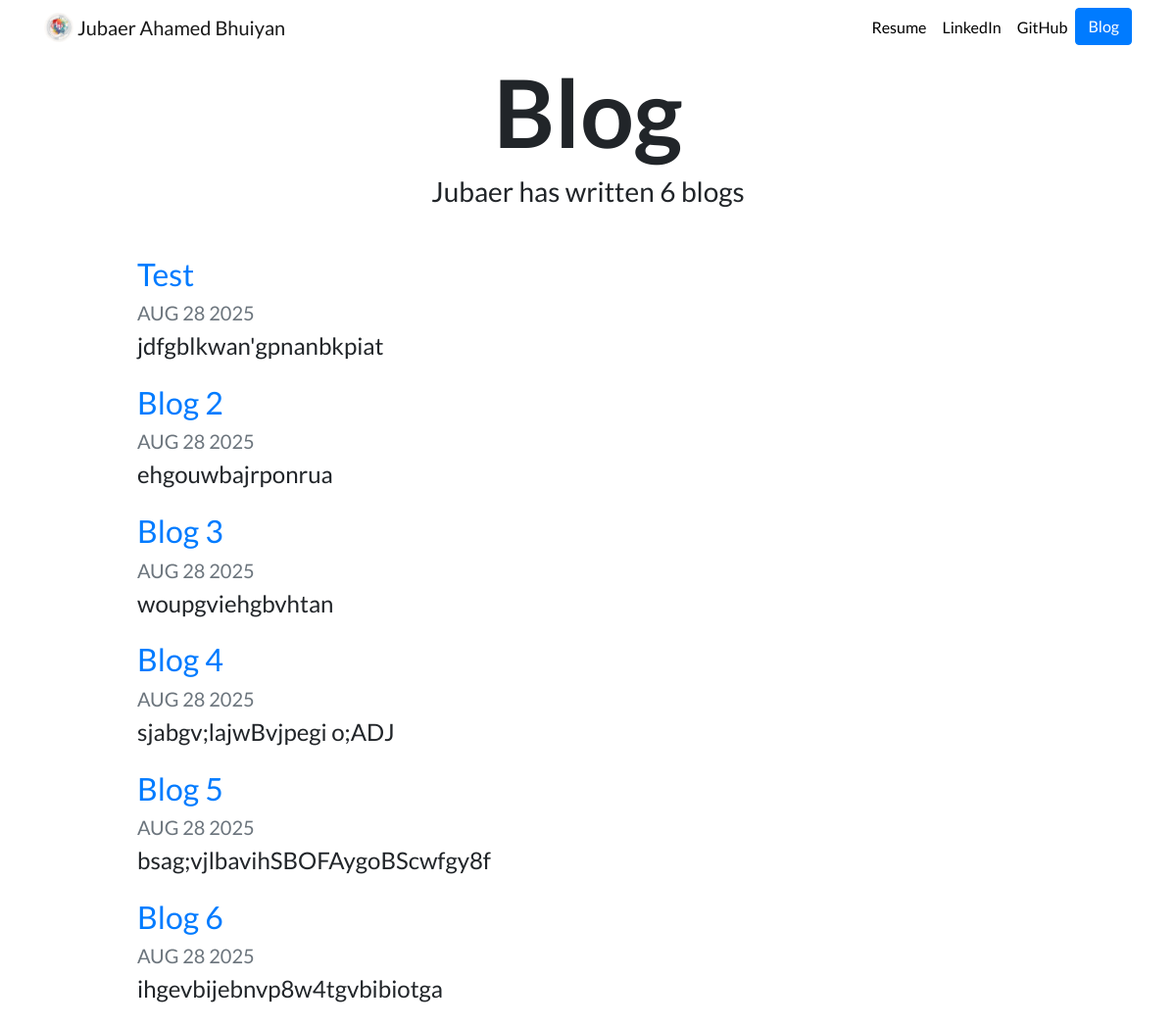
The page /blog/ on the database as committed earlier.
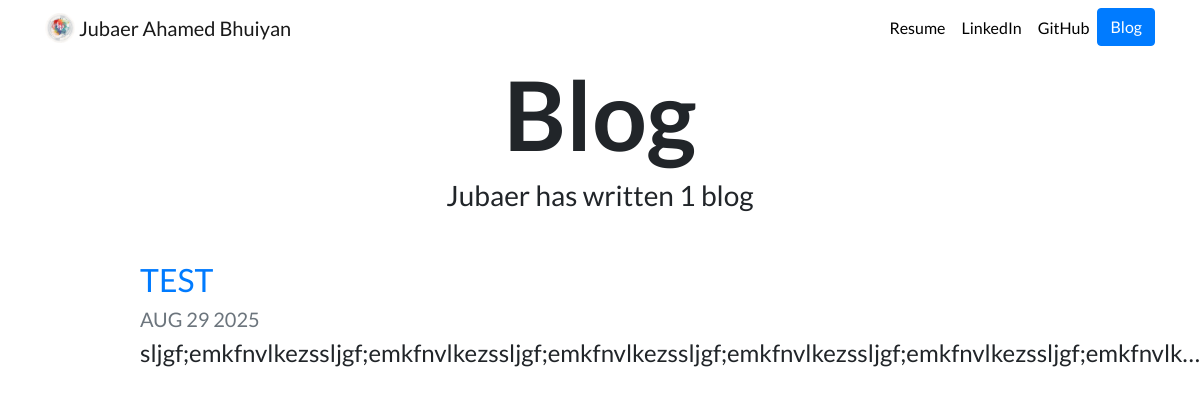
The same page on the database as committed later.
### blog/models.py (models this page shows, shortened)
class Blog(models.Model):
    title = models.CharField(max_length=200)
    content = models.TextField()
    published_date = models.DateField()

### blog/views.py (the view)
# urls.py: path('', views.allBlogs, name='allBlogs'),
def allBlogs(request):
    Blogs = Blog.objects.order_by('-published_date')
    return render(request, 'blog/allBlogs.html', {'blogs': Blogs})

### blog/templates/blog/allBlogs.html
{% extends 'portfolio/base.html' %}
{% load static %}
{% block content %}
<h1 id="blogtitle" class="font-weight-bold text-center">Blog</h1>
<h3 class="text-center mb-5">Jubaer has written {{ blogs.count }} blog{{ blogs.count|pluralize }}</h3>
{% for blog in blogs %}
<div class="row justify-content-center my-3">
  <div class="col-md-10">
    <a href="{% url 'blog:detail' blog.id %}">
      <h2>{{ blog.title }}</h2>
    </a>
    <h5 class="text-muted">{{ blog.published_date|date:'M d Y'|upper }}</h5>
    <h4>{{ blog.content|striptags|truncatechars:100 }}</h4>
  </div>
</div>
{% endfor %}
{% endblock %}

Rows that differ between the two databases and show on the page:
removed Blog: title "Test", published_date "AUG 28 2025", content "jdfgblkwan'gpnanbkpiat"
removed Blog: title "Blog 2", published_date "AUG 28 2025", content "ehgouwbajrponrua"
removed Blog: title "Blog 3", published_date "AUG 28 2025", content "woupgviehgbvhtan"
removed Blog: title "Blog 4", published_date "AUG 28 2025", content "sjabgv;lajwBvjpegi o;ADJ"
removed Blog: title "Blog 5", published_date "AUG 28 2025", content "bsag;vjlbavihSBOFAygoBScwfgy8f"
removed Blog: title "Blog 6", published_date "AUG 28 2025", content "ihgevbijebnvp8w4tgvbibiotga"
added Blog: title "TEST", published_date "AUG 29 2025", content "sljgf;emkfnvlkezssljgf;emkfnvlkezssljgf;emkfnvlkezssljgf;emkfnvlkezssljgf;emkfnvlkezssljgf;emkfnvlk…"
Other text that changed with them:
{{ blogs.count }}: "6" → "1"
